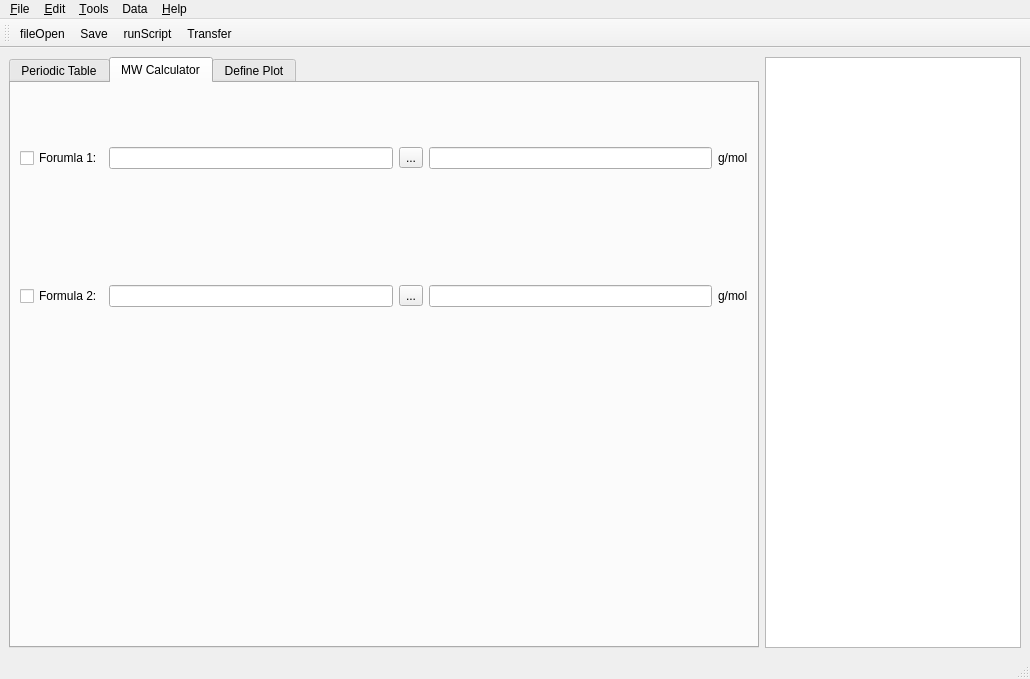
<?xml version="1.0" encoding="UTF-8"?>
<ui version="4.0">
 <class>MainWindow</class>
 <widget class="QMainWindow" name="MainWindow">
  <property name="geometry">
   <rect>
    <x>0</x>
    <y>0</y>
    <width>1030</width>
    <height>679</height>
   </rect>
  </property>
  <property name="minimumSize">
   <size>
    <width>0</width>
    <height>25</height>
   </size>
  </property>
  <property name="font">
   <font>
    <family>Arial</family>
    <weight>50</weight>
    <bold>false</bold>
   </font>
  </property>
  <property name="windowTitle">
   <string>pysotope</string>
  </property>
  <property name="windowIcon">
   <iconset>
    <normaloff>:/new/prefix1/icons/games.png</normaloff>:/new/prefix1/icons/games.png</iconset>
  </property>
  <widget class="QWidget" name="centralwidget">
   <layout class="QVBoxLayout" name="verticalLayout_2">
    <item>
     <layout class="QHBoxLayout">
      <item>
       <widget class="QTabWidget" name="mainTabWidget">
        <property name="currentIndex">
         <number>1</number>
        </property>
        <widget class="QWidget" name="periodTab">
         <attribute name="title">
          <string>Periodic Table</string>
         </attribute>
        </widget>
        <widget class="QWidget" name="calcTab">
         <attribute name="title">
          <string>MW Calculator</string>
         </attribute>
         <layout class="QVBoxLayout" name="verticalLayout_8">
          <item>
           <layout class="QVBoxLayout" name="verticalLayout_7">
            <item>
             <layout class="QVBoxLayout" name="verticalLayout_3">
              <item>
               <layout class="QHBoxLayout" name="horizontalLayout_2">
                <item>
                 <widget class="QCheckBox" name="formula1_CB">
                  <property name="text">
                   <string>Forumla 1:</string>
                  </property>
                 </widget>
                </item>
                <item>
                 <widget class="QLineEdit" name="formulaInput1"/>
                </item>
                <item>
                 <widget class="QToolButton" name="calcFormula1_Btn">
                  <property name="text">
                   <string>...</string>
                  </property>
                 </widget>
                </item>
                <item>
                 <widget class="QLineEdit" name="formula1_MW_LE">
                  <property name="readOnly">
                   <bool>true</bool>
                  </property>
                 </widget>
                </item>
                <item>
                 <widget class="QLabel" name="label">
                  <property name="text">
                   <string>g/mol</string>
                  </property>
                 </widget>
                </item>
               </layout>
              </item>
              <item>
               <layout class="QHBoxLayout" name="horizontalLayout_4">
                <item>
                 <widget class="QCheckBox" name="formula2_CB">
                  <property name="text">
                   <string>Formula 2:</string>
                  </property>
                 </widget>
                </item>
                <item>
                 <widget class="QLineEdit" name="formulaInput2"/>
                </item>
                <item>
                 <widget class="QToolButton" name="calcFormula2_Btn">
                  <property name="text">
                   <string>...</string>
                  </property>
                 </widget>
                </item>
                <item>
                 <widget class="QLineEdit" name="formula2_MW_LE">
                  <property name="readOnly">
                   <bool>true</bool>
                  </property>
                 </widget>
                </item>
                <item>
                 <widget class="QLabel" name="label_2">
                  <property name="text">
                   <string>g/mol</string>
                  </property>
                 </widget>
                </item>
               </layout>
              </item>
             </layout>
            </item>
            <item>
             <widget class="MPL_Widget" name="plotWidget" native="true"/>
            </item>
           </layout>
          </item>
         </layout>
        </widget>
        <widget class="QWidget" name="configTab">
         <attribute name="title">
          <string>Define Plot</string>
         </attribute>
         <layout class="QGridLayout" name="gridLayout">
          <item row="0" column="0">
           <layout class="QHBoxLayout" name="horizontalLayout_3">
            <item>
             <layout class="QVBoxLayout" name="verticalLayout_4">
              <item>
               <widget class="QLabel" name="label_4">
                <property name="text">
                 <string>Database Tables:</string>
                </property>
               </widget>
              </item>
              <item>
               <widget class="QListWidget" name="db_TableList"/>
              </item>
             </layout>
            </item>
            <item>
             <layout class="QVBoxLayout" name="verticalLayout_5">
              <item>
               <widget class="QLabel" name="label_5">
                <property name="text">
                 <string>X-Axis:</string>
                </property>
               </widget>
              </item>
              <item>
               <widget class="QListWidget" name="db_XCols"/>
              </item>
             </layout>
            </item>
            <item>
             <layout class="QVBoxLayout" name="verticalLayout_6">
              <item>
               <widget class="QLabel" name="label_6">
                <property name="text">
                 <string>Y-Axis:</string>
                </property>
               </widget>
              </item>
              <item>
               <widget class="QListWidget" name="db_YCols"/>
              </item>
             </layout>
            </item>
           </layout>
          </item>
          <item row="1" column="0">
           <layout class="QHBoxLayout" name="horizontalLayout">
            <item>
             <spacer name="horizontalSpacer">
              <property name="orientation">
               <enum>Qt::Horizontal</enum>
              </property>
              <property name="sizeHint" stdset="0">
               <size>
                <width>40</width>
                <height>20</height>
               </size>
              </property>
             </spacer>
            </item>
            <item>
             <layout class="QVBoxLayout" name="verticalLayout">
              <item>
               <layout class="QGridLayout">
                <item row="0" column="1">
                 <widget class="QDoubleSpinBox" name="sizeModSpinBox">
                  <property name="minimum">
                   <double>0.000000000000000</double>
                  </property>
                  <property name="singleStep">
                   <double>0.500000000000000</double>
                  </property>
                  <property name="value">
                   <double>1.500000000000000</double>
                  </property>
                 </widget>
                </item>
                <item row="1" column="1">
                 <widget class="QComboBox" name="sizeArrayComboB"/>
                </item>
                <item row="3" column="1">
                 <widget class="QPushButton" name="updatePlotBtn">
                  <property name="text">
                   <string>Update Plot</string>
                  </property>
                 </widget>
                </item>
                <item row="5" column="1">
                 <widget class="QPushButton" name="clearPlotBtn">
                  <property name="text">
                   <string>Clear Plot</string>
                  </property>
                 </widget>
                </item>
                <item row="0" column="0">
                 <widget class="QLabel" name="label_8">
                  <property name="text">
                   <string>Size Modifier:</string>
                  </property>
                  <property name="alignment">
                   <set>Qt::AlignRight|Qt::AlignTrailing|Qt::AlignVCenter</set>
                  </property>
                 </widget>
                </item>
                <item row="1" column="0">
                 <widget class="QLabel" name="label_9">
                  <property name="text">
                   <string>Size Array:</string>
                  </property>
                  <property name="alignment">
                   <set>Qt::AlignRight|Qt::AlignTrailing|Qt::AlignVCenter</set>
                  </property>
                 </widget>
                </item>
                <item row="4" column="1">
                 <widget class="QCheckBox" name="clearPlotCB">
                  <property name="text">
                   <string>Clear on Update?</string>
                  </property>
                  <property name="checked">
                   <bool>true</bool>
                  </property>
                 </widget>
                </item>
                <item row="2" column="1">
                 <layout class="QHBoxLayout">
                  <item>
                   <widget class="QCheckBox" name="cb_logx">
                    <property name="text">
                     <string>Log X</string>
                    </property>
                   </widget>
                  </item>
                  <item>
                   <widget class="QCheckBox" name="cb_logy">
                    <property name="text">
                     <string>Log Y</string>
                    </property>
                   </widget>
                  </item>
                 </layout>
                </item>
               </layout>
              </item>
              <item>
               <spacer name="verticalSpacer">
                <property name="orientation">
                 <enum>Qt::Vertical</enum>
                </property>
                <property name="sizeHint" stdset="0">
                 <size>
                  <width>20</width>
                  <height>40</height>
                 </size>
                </property>
               </spacer>
              </item>
             </layout>
            </item>
           </layout>
          </item>
         </layout>
        </widget>
       </widget>
      </item>
      <item>
       <widget class="QTableWidget" name="elemTableWidget">
        <property name="enabled">
         <bool>true</bool>
        </property>
        <property name="sizePolicy">
         <sizepolicy hsizetype="Minimum" vsizetype="Expanding">
          <horstretch>0</horstretch>
          <verstretch>0</verstretch>
         </sizepolicy>
        </property>
        <property name="showGrid">
         <bool>false</bool>
        </property>
        <property name="rowCount">
         <number>13</number>
        </property>
        <property name="columnCount">
         <number>2</number>
        </property>
        <attribute name="horizontalHeaderVisible">
         <bool>false</bool>
        </attribute>
        <attribute name="verticalHeaderVisible">
         <bool>false</bool>
        </attribute>
        <row/>
        <row/>
        <row/>
        <row/>
        <row/>
        <row/>
        <row/>
        <row/>
        <row/>
        <row/>
        <row/>
        <row/>
        <row/>
        <column/>
        <column/>
       </widget>
      </item>
     </layout>
    </item>
   </layout>
  </widget>
  <widget class="QMenuBar" name="menubar">
   <property name="geometry">
    <rect>
     <x>0</x>
     <y>0</y>
     <width>1030</width>
     <height>23</height>
    </rect>
   </property>
   <property name="font">
    <font>
     <family>Arial</family>
     <weight>50</weight>
     <bold>false</bold>
    </font>
   </property>
   <widget class="QMenu" name="menuFile">
    <property name="title">
     <string>&amp;File</string>
    </property>
    <addaction name="action_Open"/>
    <addaction name="actionLoad_Folder"/>
    <addaction name="action_Save"/>
    <addaction name="action_Exit"/>
   </widget>
   <widget class="QMenu" name="menu_Edit">
    <property name="title">
     <string>&amp;Edit</string>
    </property>
    <addaction name="action_Cut"/>
    <addaction name="action_Paste"/>
   </widget>
   <widget class="QMenu" name="menu_Tools">
    <property name="title">
     <string>&amp;Tools</string>
    </property>
    <addaction name="actionSave_All_Tables"/>
    <addaction name="actionCopy_Current_Database"/>
   </widget>
   <widget class="QMenu" name="menu_Help">
    <property name="title">
     <string>&amp;Help</string>
    </property>
    <addaction name="actionAbout"/>
    <addaction name="actionHints"/>
   </widget>
   <widget class="QMenu" name="menuData">
    <property name="title">
     <string>Data</string>
    </property>
   </widget>
   <addaction name="menuFile"/>
   <addaction name="menu_Edit"/>
   <addaction name="menu_Tools"/>
   <addaction name="menuData"/>
   <addaction name="menu_Help"/>
  </widget>
  <widget class="QStatusBar" name="statusbar"/>
  <widget class="QToolBar" name="toolBar">
   <property name="enabled">
    <bool>true</bool>
   </property>
   <property name="minimumSize">
    <size>
     <width>12</width>
     <height>25</height>
    </size>
   </property>
   <property name="windowTitle">
    <string>toolBar</string>
   </property>
   <attribute name="toolBarArea">
    <enum>TopToolBarArea</enum>
   </attribute>
   <attribute name="toolBarBreak">
    <bool>false</bool>
   </attribute>
   <addaction name="actionFileOpen"/>
   <addaction name="action_Save"/>
   <addaction name="actionRunScript"/>
   <addaction name="actionTools"/>
  </widget>
  <action name="action_Edit">
   <property name="text">
    <string>&amp;Edit</string>
   </property>
  </action>
  <action name="action_Tools">
   <property name="icon">
    <iconset>
     <normaloff>:/new/prefix1/icons/Service Manager.png</normaloff>:/new/prefix1/icons/Service Manager.png</iconset>
   </property>
   <property name="text">
    <string>&amp;Tools</string>
   </property>
  </action>
  <action name="actionFileOpen">
   <property name="icon">
    <iconset>
     <normaloff>:/new/prefix1/icons/fileopen.png</normaloff>:/new/prefix1/icons/fileopen.png</iconset>
   </property>
   <property name="text">
    <string>fileOpen</string>
   </property>
   <property name="toolTip">
    <string>Open File</string>
   </property>
  </action>
  <action name="actionFileSave">
   <property name="icon">
    <iconset>
     <normaloff>:/new/prefix1/icons/filesave2.png</normaloff>:/new/prefix1/icons/filesave2.png</iconset>
   </property>
   <property name="text">
    <string>fileSave</string>
   </property>
   <property name="toolTip">
    <string>Save File</string>
   </property>
  </action>
  <action name="actionFileSaveAs">
   <property name="icon">
    <iconset>
     <normaloff>:/new/prefix1/icons/filesaveas.png</normaloff>:/new/prefix1/icons/filesaveas.png</iconset>
   </property>
   <property name="text">
    <string>fileSaveAs</string>
   </property>
  </action>
  <action name="actionNewFile">
   <property name="icon">
    <iconset>
     <normaloff>:/new/prefix1/icons/filenew.png</normaloff>:/new/prefix1/icons/filenew.png</iconset>
   </property>
   <property name="text">
    <string>newFile</string>
   </property>
   <property name="toolTip">
    <string>New File</string>
   </property>
  </action>
  <action name="actionTools">
   <property name="icon">
    <iconset>
     <normaloff>:/new/prefix1/icons/Service Manager.png</normaloff>:/new/prefix1/icons/Service Manager.png</iconset>
   </property>
   <property name="text">
    <string>Transfer</string>
   </property>
   <property name="iconText">
    <string>Transfer</string>
   </property>
   <property name="toolTip">
    <string>Tools</string>
   </property>
  </action>
  <action name="action_getSelection">
   <property name="icon">
    <iconset>
     <normaloff>:/new/prefix1/icons/kspread_ksp.png</normaloff>:/new/prefix1/icons/kspread_ksp.png</iconset>
   </property>
   <property name="text">
    <string>getSelection</string>
   </property>
   <property name="toolTip">
    <string>Get Table Selection</string>
   </property>
  </action>
  <action name="actionClear">
   <property name="icon">
    <iconset>
     <normaloff>:/new/prefix1/icons/cleanlarge.png</normaloff>:/new/prefix1/icons/cleanlarge.png</iconset>
   </property>
   <property name="text">
    <string>clear</string>
   </property>
   <property name="toolTip">
    <string>Clear Data and Variables</string>
   </property>
  </action>
  <action name="action_New">
   <property name="icon">
    <iconset>
     <normaloff>:/new/prefix1/icons/filenew.png</normaloff>:/new/prefix1/icons/filenew.png</iconset>
   </property>
   <property name="text">
    <string>&amp;New</string>
   </property>
   <property name="shortcut">
    <string>Ctrl+N</string>
   </property>
  </action>
  <action name="action_Open">
   <property name="icon">
    <iconset>
     <normaloff>:/new/prefix1/icons/fileopen.png</normaloff>:/new/prefix1/icons/fileopen.png</iconset>
   </property>
   <property name="text">
    <string>&amp;Open</string>
   </property>
   <property name="shortcut">
    <string>Ctrl+O</string>
   </property>
  </action>
  <action name="action_Save">
   <property name="icon">
    <iconset>
     <normaloff>:/new/prefix1/icons/filesave2.png</normaloff>:/new/prefix1/icons/filesave2.png</iconset>
   </property>
   <property name="text">
    <string>&amp;Save</string>
   </property>
   <property name="shortcut">
    <string>Ctrl+S</string>
   </property>
  </action>
  <action name="actionSave_As">
   <property name="icon">
    <iconset>
     <normaloff>:/new/prefix1/icons/filesaveas.png</normaloff>:/new/prefix1/icons/filesaveas.png</iconset>
   </property>
   <property name="text">
    <string>Save &amp;As</string>
   </property>
  </action>
  <action name="action_Exit">
   <property name="icon">
    <iconset>
     <normaloff>:/new/prefix1/icons/exit.png</normaloff>:/new/prefix1/icons/exit.png</iconset>
   </property>
   <property name="text">
    <string>&amp;Exit</string>
   </property>
   <property name="shortcut">
    <string>Ctrl+X</string>
   </property>
  </action>
  <action name="action_Clear">
   <property name="icon">
    <iconset>
     <normaloff>:/new/prefix1/icons/cleanlarge.png</normaloff>:/new/prefix1/icons/cleanlarge.png</iconset>
   </property>
   <property name="text">
    <string>Clea&amp;r</string>
   </property>
  </action>
  <action name="action_Table_Selection">
   <property name="icon">
    <iconset>
     <normaloff>:/new/prefix1/icons/kspread_ksp.png</normaloff>:/new/prefix1/icons/kspread_ksp.png</iconset>
   </property>
   <property name="text">
    <string>&amp;Table Selection</string>
   </property>
  </action>
  <action name="action_Cut">
   <property name="icon">
    <iconset>
     <normaloff>:/new/prefix1/icons/editcut.png</normaloff>:/new/prefix1/icons/editcut.png</iconset>
   </property>
   <property name="text">
    <string>&amp;Cut</string>
   </property>
   <property name="shortcut">
    <string>Ctrl+X</string>
   </property>
  </action>
  <action name="action_Paste">
   <property name="icon">
    <iconset>
     <normaloff>:/new/prefix1/icons/editpaste.png</normaloff>:/new/prefix1/icons/editpaste.png</iconset>
   </property>
   <property name="text">
    <string>&amp;Paste</string>
   </property>
   <property name="shortcut">
    <string>Ctrl+V</string>
   </property>
  </action>
  <action name="actionRunScript">
   <property name="icon">
    <iconset>
     <normaloff>:/new/prefix1/icons/software-development.png</normaloff>:/new/prefix1/icons/software-development.png</iconset>
   </property>
   <property name="text">
    <string>runScript</string>
   </property>
   <property name="toolTip">
    <string>Run Python Script</string>
   </property>
  </action>
  <action name="actionAbout">
   <property name="icon">
    <iconset>
     <normaloff>:/new/prefix1/icons/help.png</normaloff>:/new/prefix1/icons/help.png</iconset>
   </property>
   <property name="text">
    <string>About</string>
   </property>
  </action>
  <action name="actionPlot">
   <property name="icon">
    <iconset>
     <normaloff>:/new/prefix1/icons/120px-Icon_Mathematical_Plot.svg.png</normaloff>:/new/prefix1/icons/120px-Icon_Mathematical_Plot.svg.png</iconset>
   </property>
   <property name="text">
    <string>Plot</string>
   </property>
  </action>
  <action name="actionDelete">
   <property name="icon">
    <iconset>
     <normaloff>:/new/prefix1/icons/xkill.png</normaloff>:/new/prefix1/icons/xkill.png</iconset>
   </property>
   <property name="text">
    <string>Delete</string>
   </property>
  </action>
  <action name="actionDeleteAll">
   <property name="icon">
    <iconset>
     <normaloff>:/new/prefix1/icons/xkill.png</normaloff>:/new/prefix1/icons/xkill.png</iconset>
   </property>
   <property name="text">
    <string>DeleteAll</string>
   </property>
  </action>
  <action name="actionPlotItem">
   <property name="icon">
    <iconset>
     <normaloff>:/new/prefix1/icons/120px-Icon_Mathematical_Plot.svg.png</normaloff>:/new/prefix1/icons/120px-Icon_Mathematical_Plot.svg.png</iconset>
   </property>
   <property name="text">
    <string>PlotItem</string>
   </property>
   <property name="iconText">
    <string>Plot Item</string>
   </property>
   <property name="toolTip">
    <string>Plot Item</string>
   </property>
  </action>
  <action name="actionHints">
   <property name="text">
    <string>Hints</string>
   </property>
  </action>
  <action name="actionLoad_Folder">
   <property name="icon">
    <iconset>
     <normaloff>:/new/prefix1/icons/fileimport.png</normaloff>:/new/prefix1/icons/fileimport.png</iconset>
   </property>
   <property name="text">
    <string>Load Folder</string>
   </property>
  </action>
  <action name="actionSave_All_Tables">
   <property name="icon">
    <iconset>
     <normaloff>:/new/prefix1/icons/kchart_chrt.png</normaloff>:/new/prefix1/icons/kchart_chrt.png</iconset>
   </property>
   <property name="text">
    <string>Save All Tables to CSV</string>
   </property>
  </action>
  <action name="actionCopy_Current_Database">
   <property name="icon">
    <iconset>
     <normaloff>:/new/prefix1/icons/editpaste.png</normaloff>:/new/prefix1/icons/editpaste.png</iconset>
   </property>
   <property name="text">
    <string>Copy Current Database</string>
   </property>
  </action>
 </widget>
 <customwidgets>
  <customwidget>
   <class>MPL_Widget</class>
   <extends>QWidget</extends>
   <header>mpl_custom_widget</header>
   <container>1</container>
  </customwidget>
 </customwidgets>
 <resources>
  <include location="SubPlot.qrc"/>
 </resources>
 <connections/>
</ui>
